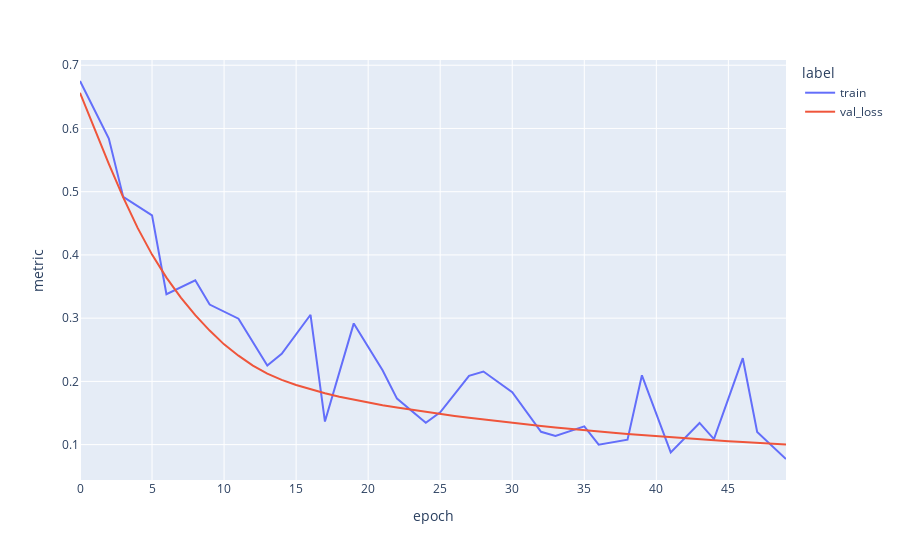

The cell this chart's notebook holds for it:
### Code cell
px.line(
          df_test,
          x='epoch',
          y='metric',
          color='label',
          )

### Figure 1 — Plotly figure (JSON) as saved in the notebook; plotly's stock layout.template omitted (floating-point values rounded to 4 significant figures)
{"data": [{"hovertemplate": "label=train<br>epoch=%{x}<br>metric=%{y}<extra></extra>", "legendgroup": "train", "line": {"color": "#636efa", "dash": "solid"}, "marker": {"symbol": "circle"}, "mode": "lines", "name": "train", "orientation": "v", "showlegend": true, "type": "scatter", "x": [0, 2, 3, 5, 6, 8, 9, 11, 13, 14, 16, 17, 19, 21, 22, 24, 25, 27, 28, 30, 32, 33, 35, 36, 38, 39, 41, 43, 44, 46, 47, 49], "xaxis": "x", "y": [0.6751, 0.5839, 0.4917, 0.4624, 0.3378, 0.36, 0.3214, 0.2991, 0.225, 0.2436, 0.3053, 0.1364, 0.2917, 0.2175, 0.1728, 0.1346, 0.151, 0.2087, 0.2156, 0.1828, 0.1203, 0.1138, 0.1289, 0.09987, 0.1078, 0.2096, 0.08778, 0.1342, 0.1086, 0.2367, 0.1201, 0.07723], "yaxis": "y"}, {"hovertemplate": "label=val_loss<br>epoch=%{x}<br>metric=%{y}<extra></extra>", "legendgroup": "val_loss", "line": {"color": "#EF553B", "dash": "solid"}, "marker": {"symbol": "circle"}, "mode": "lines", "name": "val_loss", "orientation": "v", "showlegend": true, "type": "scatter", "x": [0, 1, 2, 3, 4, 5, 6, 7, 8, 9, 10, 11, 12, 13, 14, 15, 16, 17, 18, 19, 20, 21, 22, 23, 24, 25, 26, 27, 28, 29, 30, 31, 32, 33, 34, 35, 36, 37, 38, 39, 40, 41, 42, 43, 44, 45, 46, 47, 48, 49], "xaxis": "x", "y": [0.6564, 0.5989, 0.5439, 0.491, 0.4427, 0.4005, 0.3641, 0.3326, 0.3048, 0.2803, 0.2585, 0.2406, 0.2248, 0.2123, 0.2024, 0.1943, 0.1873, 0.1811, 0.1757, 0.1709, 0.1664, 0.1622, 0.1585, 0.1551, 0.1516, 0.1484, 0.1453, 0.1425, 0.1396, 0.1369, 0.1344, 0.1319, 0.1295, 0.1271, 0.1247, 0.1228, 0.1206, 0.1187, 0.1168, 0.1151, 0.1131, 0.1115, 0.1097, 0.1082, 0.107, 0.1054, 0.1042, 0.1029, 0.1014, 0.1003], "yaxis": "y"}], "layout": {"legend": {"title": {"text": "label"}, "tracegroupgap": 0}, "margin": {"t": 60}, "xaxis": {"anchor": "y", "domain": [0, 1], "title": {"text": "epoch"}}, "yaxis": {"anchor": "x", "domain": [0, 1], "title": {"text": "metric"}}}}
